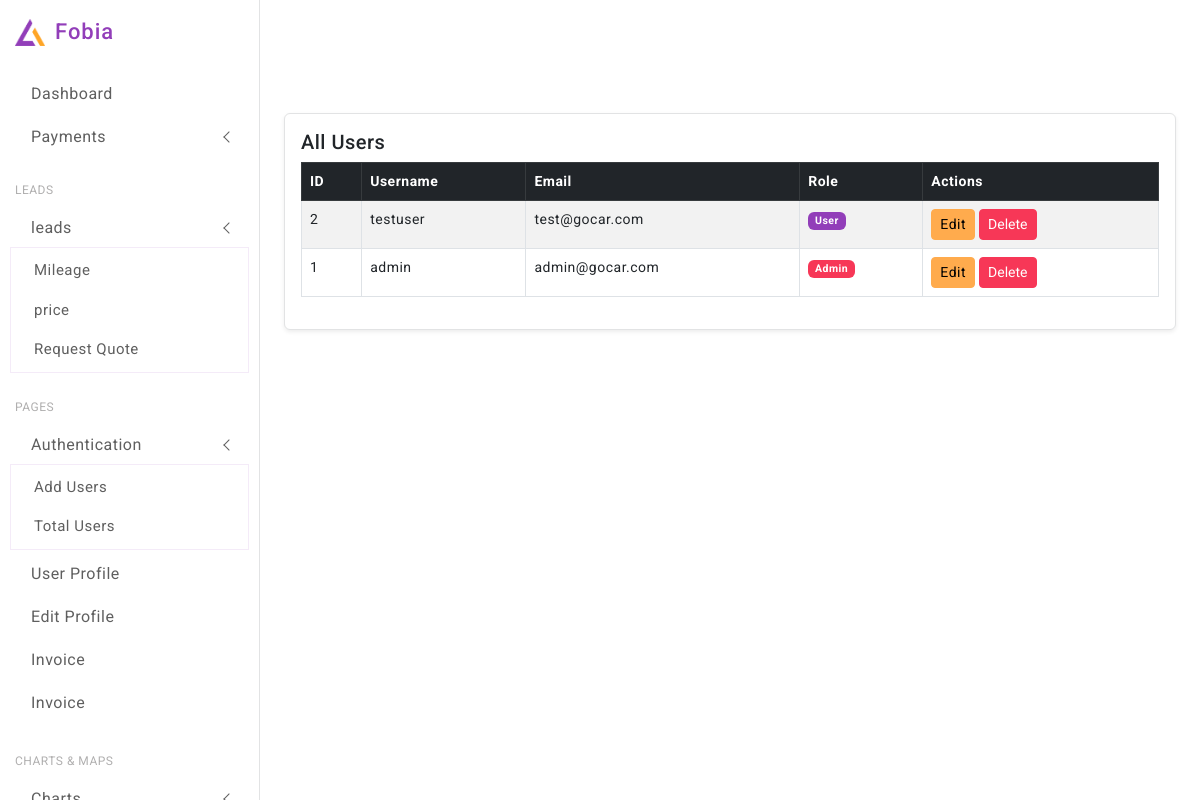
/crm1/authentication-total.php, run on the app's committed database.
### tables this page shows
CREATE TABLE IF NOT EXISTS users (
    id INT AUTO_INCREMENT PRIMARY KEY,
    username VARCHAR(100) NOT NULL UNIQUE,
    email VARCHAR(100) NOT NULL UNIQUE,
    password VARCHAR(255) NOT NULL,
    role ENUM('user', 'admin', 'employee') DEFAULT 'user',
    created_at TIMESTAMP DEFAULT CURRENT_TIMESTAMP,
    updated_at TIMESTAMP DEFAULT CURRENT_TIMESTAMP ON UPDATE CURRENT_TIMESTAMP,
    INDEX idx_email (email),
    INDEX idx_role (role)
);

### crm1/authentication-total.php (the view, shortened to what this page needs)
<?php
$host = "mysql";
$user = "root";
$password = "REDACTED";
$dbname  = "REDACTED_DB";
$conn = new mysqli($host, $user, $password, $dbname);
$users = [];
$user_sql = "SELECT id, username, email, role FROM users ORDER BY id DESC";
$user_result = $conn->query($user_sql);
if ($user_result->num_rows > 0) {
    while ($row = $user_result->fetch_assoc()) {
        $users[] = $row;
    }
}
?>
<!doctype html>
<html lang="en" class="light-theme">
<head>
  <link href="assets/css/pace.min.css" rel="stylesheet" />
  <link href="assets/plugins/perfect-scrollbar/css/perfect-scrollbar.css" rel="stylesheet" />
  <link href="assets/css/bootstrap.min.css" rel="stylesheet">
  <link href="assets/css/bootstrap-extended.css" rel="stylesheet">
  <link href="assets/css/style.css" rel="stylesheet">
  <link href="assets/css/icons.css" rel="stylesheet">
</head>
<body>
  <div class="wrapper">
     <aside class="sidebar-wrapper" data-simplebar="true">
      <div class="sidebar-header">
        <div>
          <img src="assets/images/logo-icon-2.png" class="logo-icon" alt="logo icon">
        </div>
        <div>
          <h4 class="logo-text">Fobia</h4>
        </div>
      </div>
      <ul class="metismenu" id="menu">
        <li>
          <a href="index.php">
            <div class="menu-title">Dashboard</div>
          </a>
        </li>
        <li>
          <a href="javascript:;" class="has-arrow">
            <div class="menu-title">Payments</div>
          </a>
        </li>
        <li class="menu-label">Leads</li>
        <li>
          <a href="javascript:;" class="has-arrow">
            <div class="menu-title">leads</div>
          </a>
          <ul>
            <li> <a href="widgets-static-widgets.html">
                <ion-icon name="ellipse-outline"></ion-icon>Mileage
              </a>
            </li>
            <li> <a href="widgets-data-widgets.html">
                <ion-icon name="ellipse-outline"></ion-icon>price
              </a>
            </li>
            <li> <a href="widgets-data-widgets.html">
                <ion-icon name="ellipse-outline"></ion-icon>Request Quote
              </a>
            </li>
          </ul>
        </li>
        <li class="menu-label">Pages</li>
        <li>
         <a href="javascript:;" class="has-arrow">
            <div class="menu-title">Authentication</div>
          </a>
          <ul>
            <li> <a href="authentication-sign-up-simple.php">
                <ion-icon name="ellipse-outline"></ion-icon>Add Users
              </a>
            </li>
            <li> <a href="">
                <ion-icon name="ellipse-outline"></ion-icon>Total Users
              </a>
            </li>
          </ul>
        </li>
        <li>
          <a href="pages-user-profile.html">
            <div class="menu-title">User Profile</div>
          </a>
        </li>
        <li>
          <a href="pages-edit-profile.html">
            <div class="menu-title">Edit Profile</div>
          </a>
        </li>
        <li>
          <a href="pages-invoices.html">
            <div class="menu-title">Invoice</div>
          </a>
        </li>
        <li>
          <a href="pages-to-do.html">
            <div class="menu-title">Invoice</div>
          </a>
        </li>
        <li>
        <li class="menu-label">Charts & Maps</li>
        <li>
          <a class="has-arrow" href="javascript:;">
            <div class="menu-title">Charts</div>
          </a>
        </li>
      </ul>
    </aside>
    <div class="page-content-wrapper">
      <div class="page-content">
        <div class="card mt-4">
  <div class="card-body">
    <h5 class="card-title">All Users</h5>
    <div class="table-responsive">
      <table class="table table-bordered table-striped">
        <thead class="table-dark">
          <tr>
            <th>ID</th>
            <th>Username</th>
            <th>Email</th>
            <th>Role</th>
           <th>Actions</th>
          </tr>
        </thead>
        <tbody>
          <?php foreach ($users as $user): ?>
            <tr>
              <td><?= htmlspecialchars($user['id']) ?></td>
              <td><?= htmlspecialchars($user['username'] ?? 'N/A') ?></td>
              <td><?= htmlspecialchars($user['email']) ?></td>
              <td>
                <span class="badge <?= $user['role'] === 'admin' ? 'bg-danger' : ($user['role'] === 'employee' ? 'bg-info text-dark' : 'bg-primary') ?>">
                  <?= ucfirst($user['role']) ?>
                </span>
              </td>
              <td>
                <a href="edit_user.php?id=<?= $user['id'] ?>" class="btn btn-sm btn-warning">Edit</a>
                <form method="POST" action="" onsubmit="return confirm('Are you sure you want to delete this user?');" style="display:inline;">
                  <button type="submit" class="btn btn-sm btn-danger">Delete</button>
                </form>
              </td>
            </tr>
          <?php endforeach; ?>
        </tbody>
      </table>
    </div>
  </div>
</div>
      </div>
    </div>
  </div>
</body>
</html>

### crm1/assets/css/style.css (style rules this page uses)
body { color: #4c5258; font-size: 14px; letter-spacing: .5px; background-color: #ffffff; overflow-x: hidden; font-family: Roboto, sans-serif; }
a { color: #923eb9; text-decoration: none; }
::placeholder { opacity: 0.5 !important; }
.wrapper { position: relative; width: 100%; height: auto; }
.wrapper .page-content-wrapper { margin-left: 260px; margin-top: 65px; padding-bottom: 20px; transition: .3s all; }
.wrapper .page-content { padding: 1.5rem; }
.sidebar-wrapper { position: fixed; top: 0; left: 0; width: 260px; height: 100%; background-color: #ffffff; background-clip: padding-box; border-right: 1px solid #e2e3e4; transition: all .2s; z-index: 16; box-shadow: none; }
.sidebar-wrapper .sidebar-header { width: 260px; height: 65px; display: flex; align-items: center; position: fixed; top: 0; bottom: 0; padding: 0 15px; z-index: 5; background-color: #ffffff; border-right: 1px solid #e2e3e4; border-bottom: 0px solid #e4e4e4; transition: all .2s; }
.sidebar-wrapper .sidebar-header .logo-icon { width: 30px; }
.sidebar-wrapper .sidebar-header .logo-text { font-size: 22px; margin-left: 10px; margin-bottom: 0; letter-spacing: 1px; color: #923eb9; }
.sidebar-wrapper ul { padding: 0; margin: 0; list-style: none; background: 0% 0 }
.sidebar-wrapper .metismenu { background: 0% 0; display: -webkit-box; display: -ms-flexbox; display: flex; padding: 10px; margin-top: 60px; -webkit-box-orient: vertical; -webkit-box-direction: normal; -ms-flex-direction: column; flex-direction: column }
.sidebar-wrapper .metismenu li+li { margin-top: 5px }
.sidebar-wrapper .metismenu li:first-child { margin-top: 5px }
.sidebar-wrapper .metismenu li:last-child { margin-bottom: 5px }
.sidebar-wrapper .metismenu>li { display: -webkit-box; display: -ms-flexbox; display: flex; -webkit-box-orient: vertical; -webkit-box-direction: normal; -ms-flex-direction: column; flex-direction: column; position: relative }
.sidebar-wrapper .metismenu a { position: relative; display: flex; align-items: center; justify-content: left; padding: 6px 10px; font-size: 16px; color: #5f5f5f; outline-width: 0; text-overflow: ellipsis; overflow: hidden; letter-spacing: .5px; border: 1px solid rgb(146 62 185 / 0%); transition: all .2s ease-out }
.sidebar-wrapper .metismenu a .menu-title { margin-left: 10px }
.sidebar-wrapper .metismenu ul a { padding: 5px 12px 5px 12px; font-size: 15px; }
.sidebar-wrapper .metismenu ul { background: rgb(255 255 255 / 0%); border: 1px solid #f4ebf8; }
.menu-label { padding: 20px 15px 5px 5px; color: #b0afaf; text-transform: uppercase; font-size: 12px; letter-spacing: .5px }
.metismenu .has-arrow:after { position: absolute; content: ""; width: .5em; height: .5em; border-style: solid; border-width: 1.2px 0 0 1.2px; border-color: initial; right: 15px; transform: rotate(-45deg) translateY(-50%); transform-origin: top; top: 50%; transition: all .3s ease-out }
.table-responsive { white-space: nowrap; }

### data on the page
users: id "2", username "testuser", email "test@gocar.com", role "User"
users: id "1", username "admin", email "admin@gocar.com", role "Admin"
